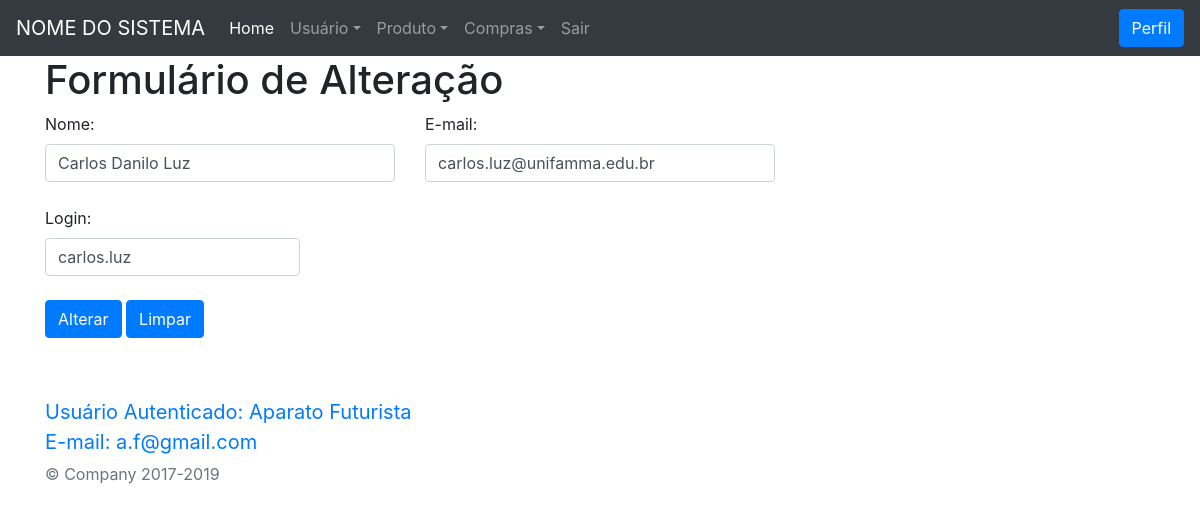
Page /view/alterarUsuario.php?id=2 (signed in) on the earlier database version.
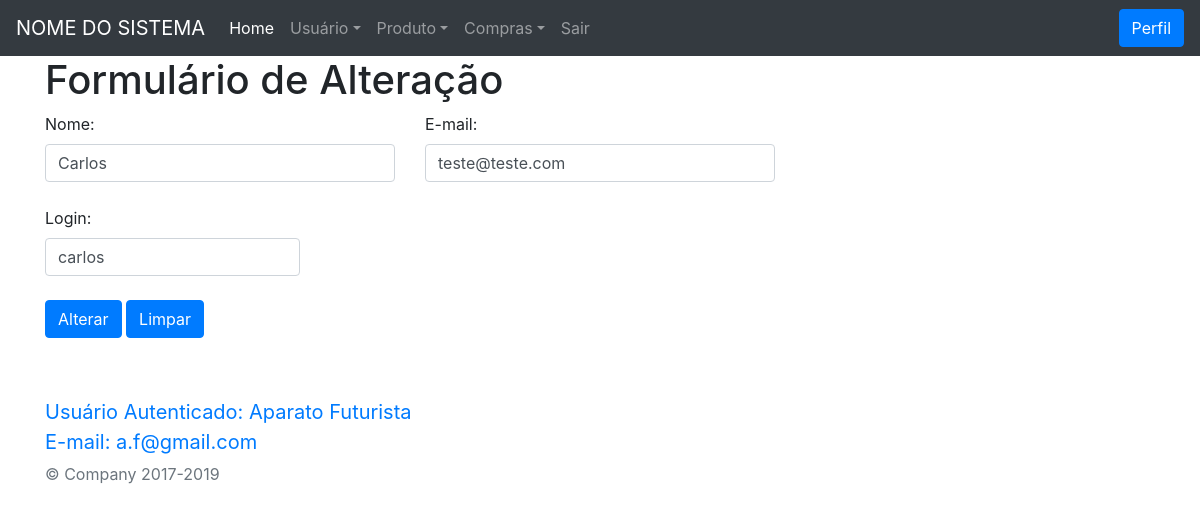
Same page on the later database version.
### tables this page shows
CREATE TABLE IF NOT EXISTS `usuario` (
  `id` int(11) NOT NULL AUTO_INCREMENT,
  `nome` varchar(255) NOT NULL,
  `email` varchar(255) NOT NULL,
  `login` varchar(30) NOT NULL,
  `senha` varchar(50) NOT NULL,
  `dataCadastro` datetime NOT NULL,
  `dataAlteracao` timestamp NOT NULL DEFAULT current_timestamp() ON UPDATE current_timestamp(),
  `ativo` tinyint(4) NOT NULL,
  PRIMARY KEY (`id`)
);

### model/Usuario.php (called while the page is built, shortened)
<?php
class Usuario
{
  private $conexao;
  function __construct()
  {
    include("Conexao.php");
    $conectar = new Conectar();
    $this->conexao = $conectar->conectar();
  }
  public function getConexao()
  {
    return $this->conexao;
  }
  public function relatorioUnico($id)
  {
    if ($this->getConexao()) {
      $query = "SELECT * FROM usuario where id = " . $id;
      $busca = $this->conexao->query($query);
      $retornoBanco = array();
      while ($linha = $busca->fetch_assoc()) {
        $retornoBanco[] = $linha;
      }
      return $retornoBanco;
    } else {
      echo "Erro";
    }
  }
}

### model/Conexao.php (called while the page is built)
<?php
class Conectar
{
  private $host, $usuario, $senha, $database;
  private $conectar;
  function __construct()
  {
    $this->host = "localhost";
    $this->usuario = "root";
    $this->senha = "";
    $this->database = "unifamma";
  }
  public function conectar()
  {
    $this->conectar = new Mysqli(
      $this->host,
      $this->usuario,
      $this->senha,
      $this->database
    );
    return $this->getConectar();
  }
  public function getConectar()
  {
    return $this->conectar;
  }
}

### controller/relatorioUsuario.php (called while the page is built)
<?php
  include ("../model/Usuario.php");
  $objRelatorio = new Usuario();
  if ($tipo=="usuario"){
    $retorno = $objRelatorio->relatorioSimples();
    return $retorno;
  }elseif ($tipo=="unico") {
    $retorno = $objRelatorio->relatorioUnico($id);
    return $retorno;
  }
?>

### view/alterarUsuario.php (the view, shortened to what this page needs)
<?php require_once("header.php"); ?>
<div class="container">
  <h1>Formulário de Alteração</h1>
  <div class="row">
    <div class="col">
      <?php
      if (!isset($_GET) || empty($_GET)) {
      } else {
        if (empty($_GET["id"])) {
          if ($_GET["mensagem"]) {
            $mensagem = $_GET["mensagem"];
            if ($mensagem == "sucesso") {
      ?>
              <div class="alert alert-success" role="alert">
                Usuário Alterado com sucesso!!!
              </div>
            <?php
            } elseif ($mensagem == "erro") {
            ?>
              <div class="alert alert-danger" role="alert">
                Ocorreu um erro ao alterar o Usuário!!!
              </div>
            <?php
            }
          }
        } elseif (!empty($_GET["id"])) {
          $id = $_GET["id"];
          $tipo = "unico";
          include("../controller/relatorioUsuario.php");
          foreach ($retorno as $value) {
            ?>
            <form action="../controller/alterarLogin.php" method="post">
              <div class="row">
                <div class="col-4">
                  <label for="nome">Nome:</label>
                  <input type="text" id="nome" name="nome" value='<?= $value["nome"]; ?>' class="form-control" placeholder="Nome">
                </div>
                <div class="col-4">
                  <label for="email">E-mail:</label>
                  <input type="email" id="email" name="email" value=<?= $value["email"]; ?> class="form-control" placeholder="Email">
                </div>
              </div>
              <div class="row">
                <div class="col">
                </div>
              </div>
              <div class="row">
                <div class="col-3">
                  <label for="login">Login:</label>
                  <input type="text" id="login" name="login" value=<?= $value["login"]; ?> class="form-control" placeholder="Login">
                </div>
              </div>
              <div class="row">
                <div class="col">
                </div>
              </div>
              <div class="row">
                <div class="col-12">
                  <button type="submit" class="btn btn-primary">Alterar</button>
                  <button type="reset" class="btn btn-primary">Limpar</button>
                </div>
              </div>
            </form>
      <?php
          }
        }
      }
      ?>
    </div>
  </div>
  <div class="row">
    <div class="col">
    </div>
  </div>
  <footer class="bd-footer text-muted">
    <a class="navbar-brand" href="#"><br>Usuário Autenticado: <?= $_SESSION["nomeUsuario"]; ?>
      <br>E-mail: <?= $_SESSION["emailUsuario"]; ?>
    </a>
    <p>&copy; Company 2017-2019</p>
  </footer>
  </body>
  </html>

Differences in the rows shown:
changed usuario: nome "Carlos Danilo Luz" → "Carlos"; email "carlos.luz@unifamma.edu.br" → "teste@teste.com"; login "carlos.luz" → "carlos"
